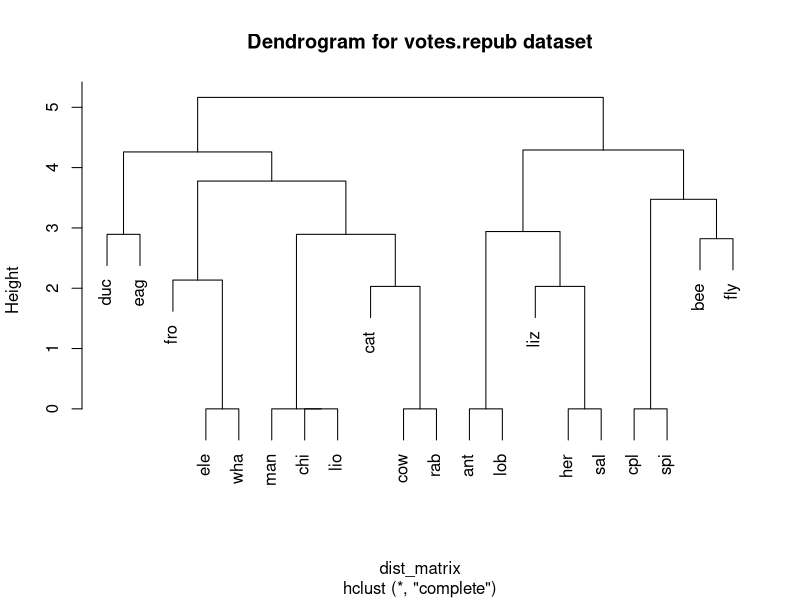

The R script that drew this image:
library(cluster)

data(animals)

write.csv(animals, "animals.csv")

animals_std <- scale(animals)
dist_matrix <- dist(animals_std)
plot(hclust(dist_matrix), main = "Dendrogram for votes.repub dataset")